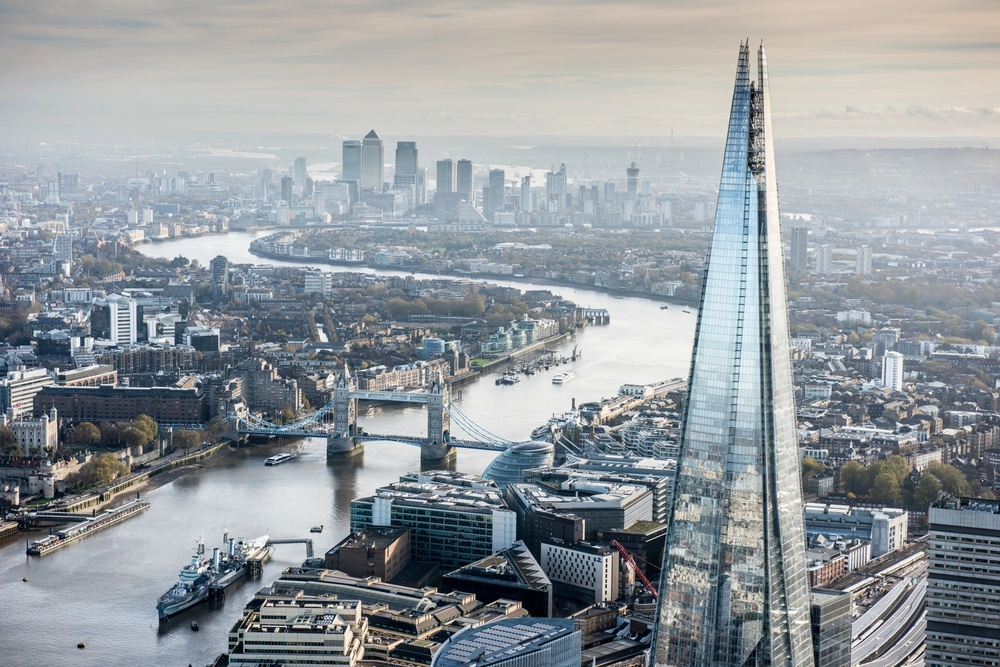
#> input picture opencv_example/buildings.jpg, 1000 x 667 px, shrunk from 4205 x 2806 before the run
$ python Image_opening_flip_image.py
#> lines starting #> are read from the running program, lines starting #| are printed output that depends on the picture
from PIL import Image

# Open the original image
filename = "buildings.jpg"
with Image.open(filename) as img:
#> img is the input picture: PIL image 1000x667 RGB; mean R, G, B 147.7, 153.9, 158.3
    img.load()

# Print image properties
print("img-format:", img.format)
#| img-format: JPEG
print("img-size:", img.size)
#| img-size: (1000, 667)
print("img-mode:", img.mode)
#| img-mode: RGB

# Perform image transformations
converted_img = img.transpose(Image.FLIP_TOP_BOTTOM)  # Flip the image top to bottom
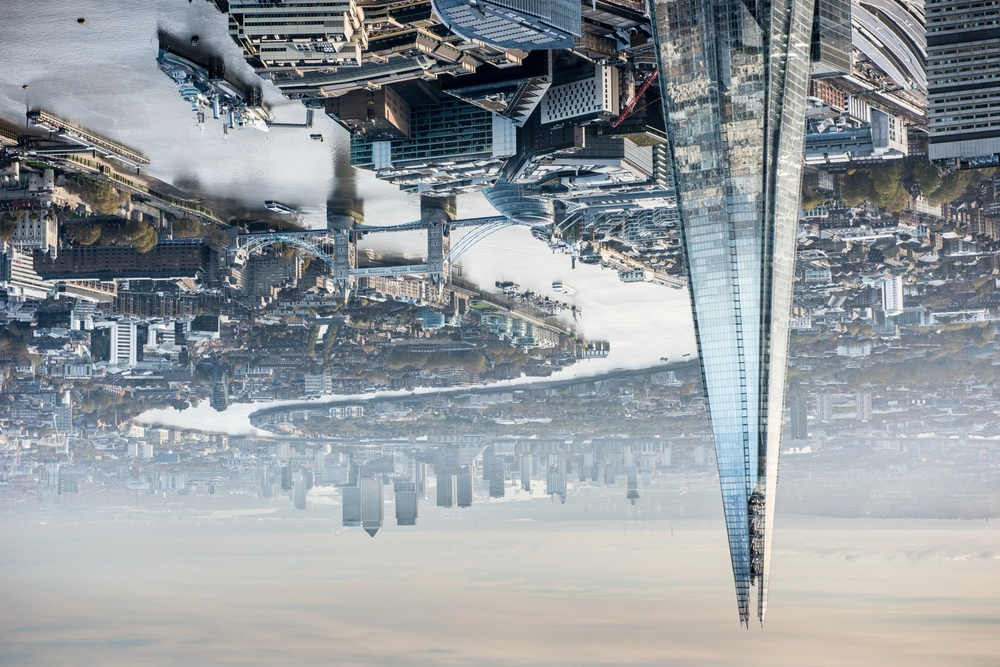
#> converted_img: PIL image 1000x667 RGB; mean R, G, B 147.7, 153.9, 158.3
converted_img_transpose = img.transpose(Image.TRANSVERSE)  # Apply transverse transformation 270 degree rotation
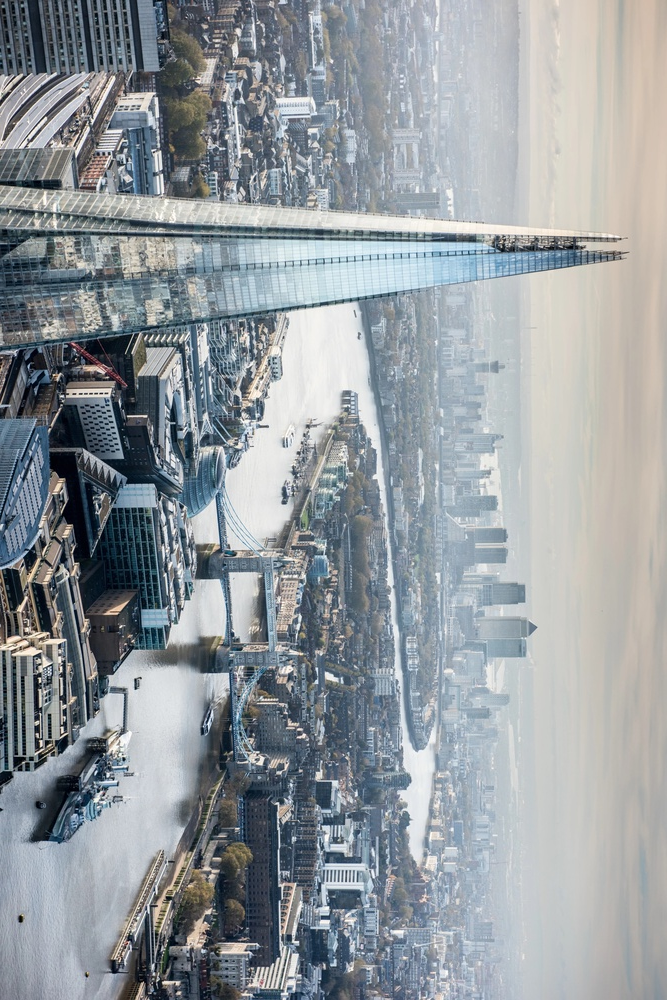
#> converted_img_transpose: PIL image 667x1000 RGB; mean R, G, B 147.7, 153.9, 158.3

# Display the transformed images
converted_img.show()  # Flipped image
converted_img_transpose.show()  # Transposed image
img.show()  # Original image
rotated_img = img.rotate(45, expand=True)
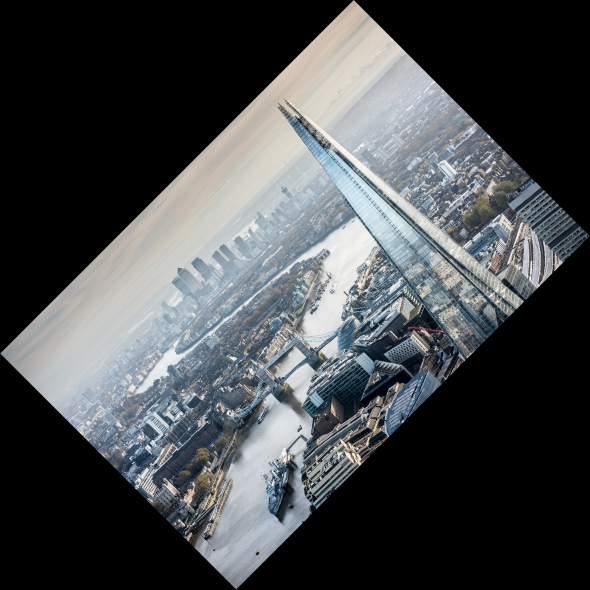
#> rotated_img: PIL image 1180x1179 RGB (shown at 1/2 size); mean R, G, B 70.9, 73.8, 75.9
rotated_img.show()

$ run again, with opencv_example/cat.jpg copied over opencv_example/buildings.jpg
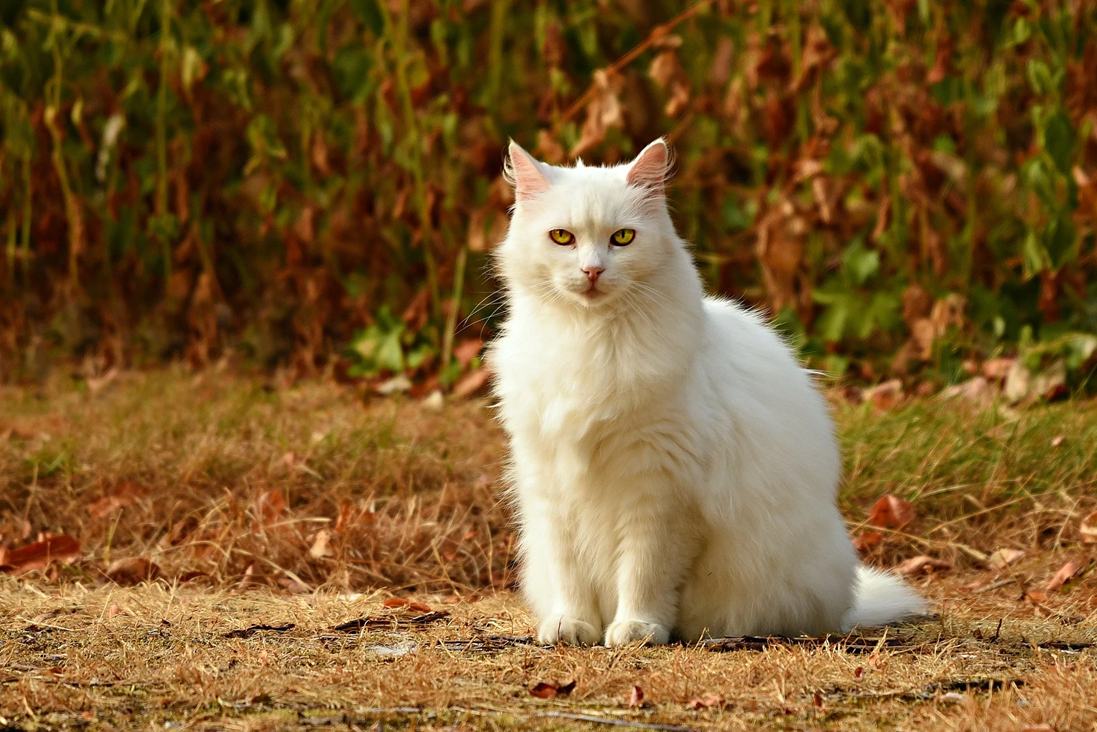
#> input picture opencv_example/cat.jpg, 1097 x 732 px
#> img is the input picture: PIL image 1097x732 RGBA; mean R, G, B, A 125.3, 92.2, 46.2, 255
#| img-format: PNG
#| img-size: (1097, 732)
#| img-mode: RGBA
#> `converted_img_transpose = img.transpose(Image.TRANSVERSE)`:
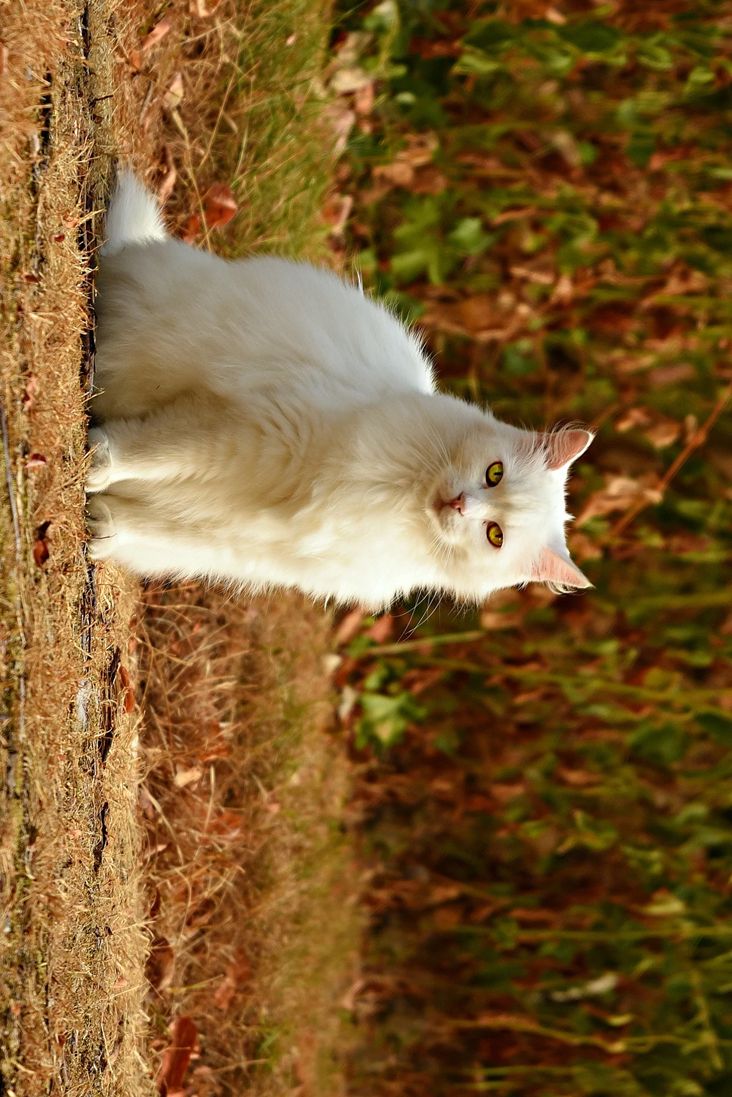
#> converted_img_transpose: PIL image 732x1097 RGBA; mean R, G, B, A 125.3, 92.2, 46.2, 255
#> `rotated_img = img.rotate(45, expand=True)`:
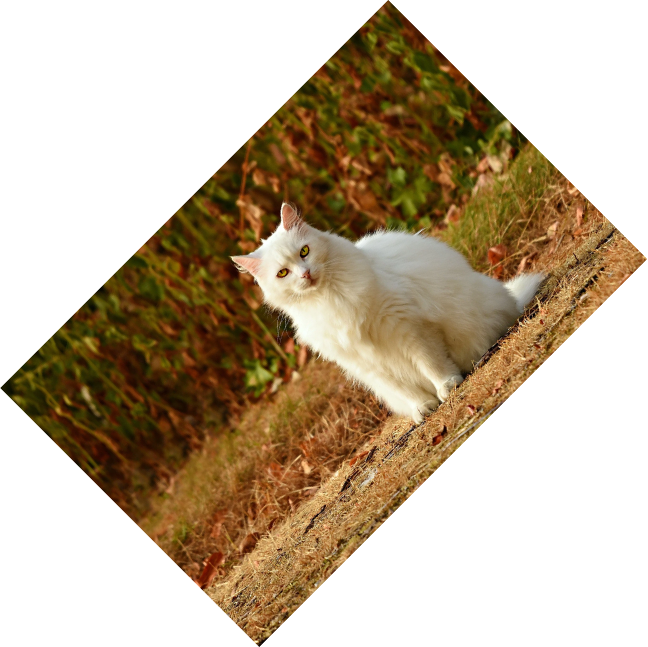
#> rotated_img: PIL image 1295x1294 RGBA (shown at 1/2 size); mean R, G, B, A 60.1, 44.2, 22.2, 122.3; transparent parts drawn white

$ run again, with opencv_example/combined_image.jpg copied over opencv_example/buildings.jpg
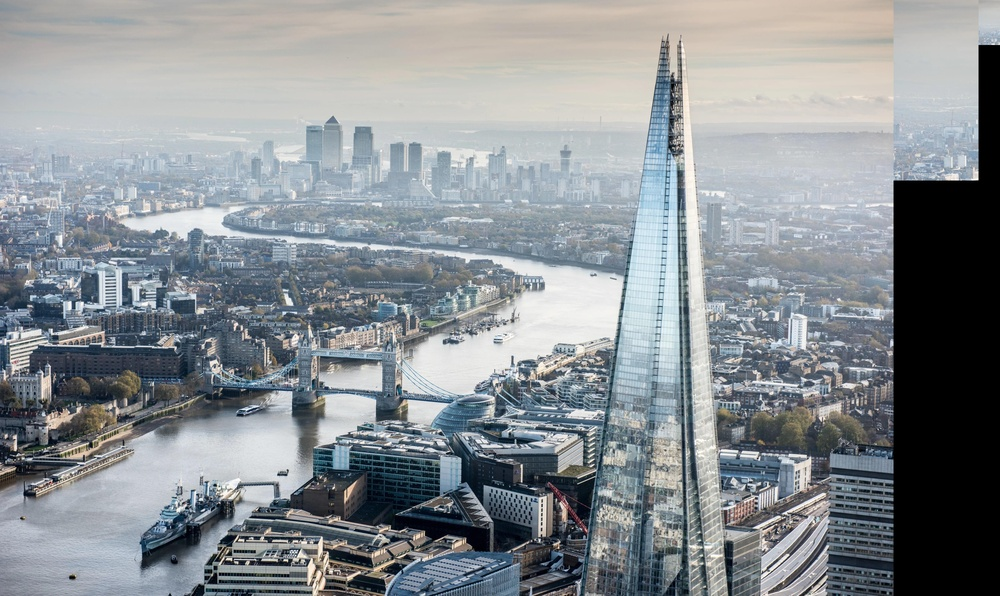
#> input picture opencv_example/combined_image.jpg, 1000 x 596 px, shrunk from 4705 x 2806 before the run
#> img is the input picture: PIL image 1000x596 RGB; mean R, G, B 137.1, 142.7, 146.9
#| img-format: JPEG
#| img-size: (1000, 596)
#| img-mode: RGB
#> `converted_img_transpose = img.transpose(Image.TRANSVERSE)`:
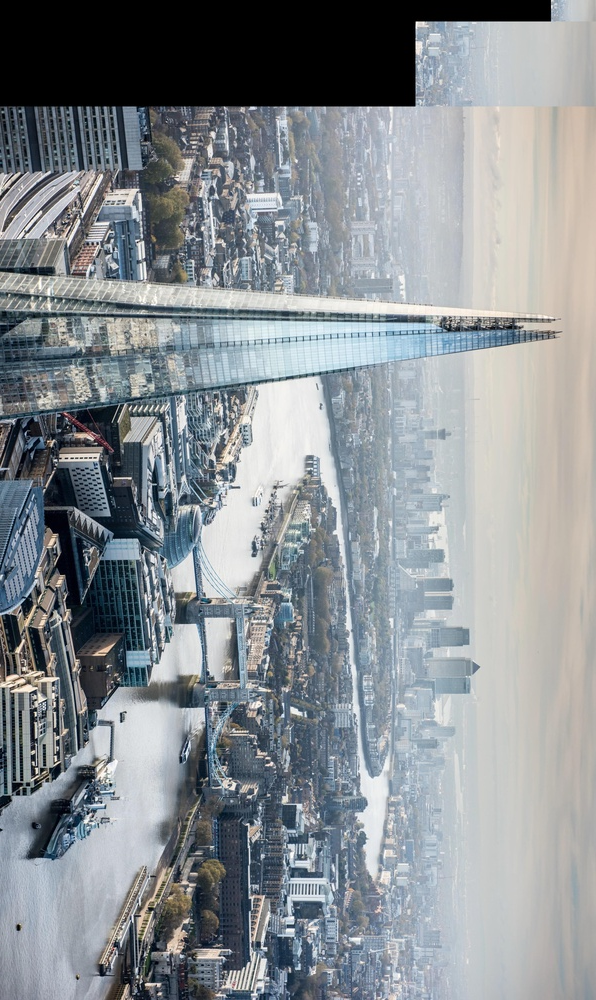
#> converted_img_transpose: PIL image 596x1000 RGB; mean R, G, B 137.1, 142.7, 146.9
#> `rotated_img = img.rotate(45, expand=True)`:
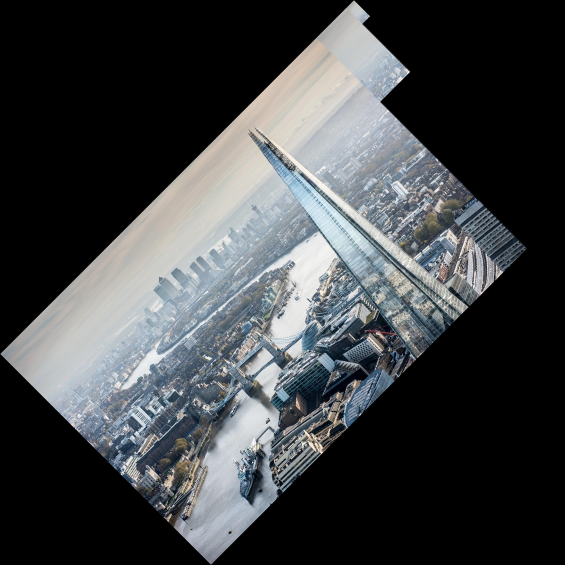
#> rotated_img: PIL image 1130x1130 RGB (shown at 1/2 size); mean R, G, B 64, 66.6, 68.6
